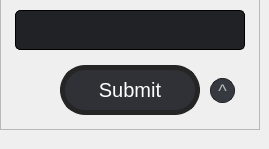
     <widget class="QWidget" name="tempestacc">
      <widget class="QFrame" name="frame_5">
       <property name="geometry">
        <rect>
         <x>0</x>
         <y>-10</y>
         <width>260</width>
         <height>140</height>
        </rect>
       </property>
       <property name="frameShape">
        <enum>QFrame::StyledPanel</enum>
       </property>
       <property name="frameShadow">
        <enum>QFrame::Raised</enum>
       </property>
       <widget class="QLineEdit" name="accle">
        <property name="geometry">
         <rect>
          <x>15</x>
          <y>20</y>
          <width>230</width>
          <height>40</height>
         </rect>
        </property>
        <property name="styleSheet">
         <string notr="true">border-radius:5px;
background-color:rgb(32, 34, 37);
border:1px solid black;
color:white;
font:12pt;</string>
        </property>
        <property name="text">
         <string/>
        </property>
        <property name="maxLength">
         <number>16</number>
        </property>
        <property name="alignment">
         <set>Qt::AlignCenter</set>
        </property>
        <property name="clearButtonEnabled">
         <bool>false</bool>
        </property>
       </widget>
       <widget class="QPushButton" name="hideacc">
        <property name="geometry">
         <rect>
          <x>210</x>
          <y>88</y>
          <width>25</width>
          <height>25</height>
         </rect>
        </property>
        <property name="sizePolicy">
         <sizepolicy hsizetype="Fixed" vsizetype="Fixed">
          <horstretch>0</horstretch>
          <verstretch>0</verstretch>
         </sizepolicy>
        </property>
        <property name="cursor">
         <cursorShape>PointingHandCursor</cursorShape>
        </property>
        <property name="layoutDirection">
         <enum>Qt::RightToLeft</enum>
        </property>
        <property name="styleSheet">
         <string notr="true">QPushButton {
color:rgb(185, 187, 190);
background-color:rgb(54, 57, 63);
border-radius:12px;
font:18px;
border:1px solid rgb(32, 34, 37);
}
QPushButton:hover {
background-color:rgb(32, 34, 37);
font:19px;
}
QPushButton:pressed {
border-width: 2px;
font:17px;
}</string>
        </property>
        <property name="text">
         <string>^</string>
        </property>
       </widget>
       <widget class="QPushButton" name="submitbtn">
        <property name="geometry">
         <rect>
          <x>60</x>
          <y>75</y>
          <width>140</width>
          <height>50</height>
         </rect>
        </property>
        <property name="cursor">
         <cursorShape>PointingHandCursor</cursorShape>
        </property>
        <property name="styleSheet">
         <string notr="true">QPushButton {
background-color: rgb(47, 49, 54);
border:5px solid rgb(37, 37, 37);
border-radius:25px;
color:white;
font:15pt;
}
QPushButton:hover {
background-color:rgb(37, 37, 37);

}</string>
        </property>
        <property name="text">
         <string>Submit</string>
        </property>
       </widget>
      </widget>
     </widget>
